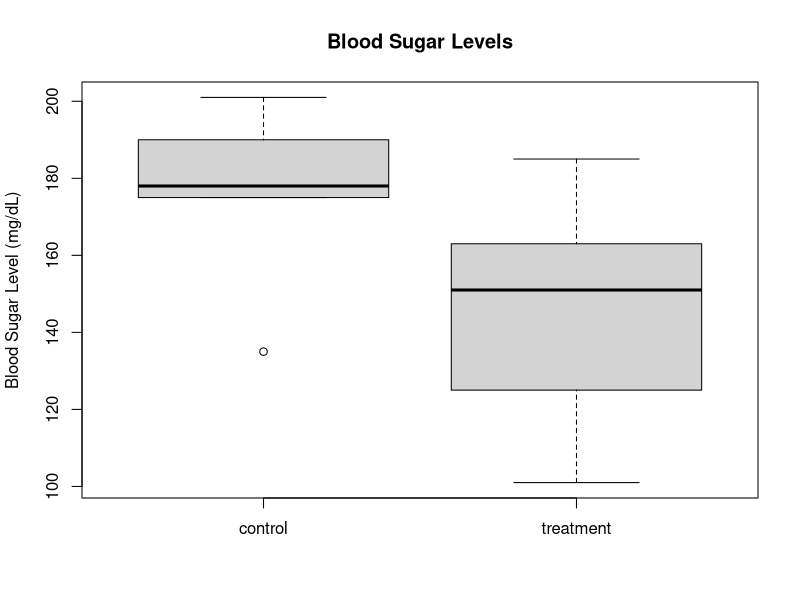

Generate this figure with R:
treatment <- c(185, 163, 125, 151, 101)
control <- c(190, 175, 178, 135, 201)
boxplot(control, treatment, main = "Blood Sugar Levels", names = c("control", "treatment"), ylab = "Blood Sugar Level (mg/dL)")
